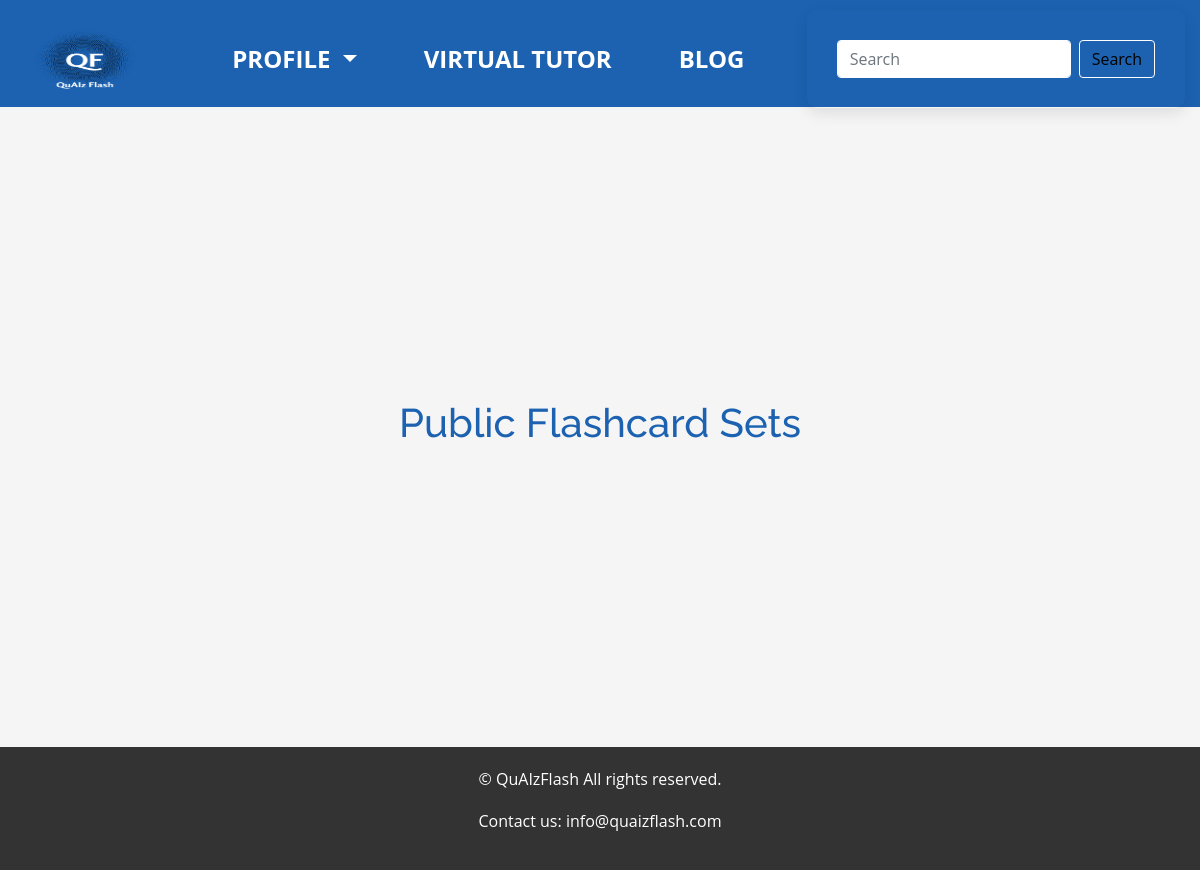
/public_sets (signed in), run on an earlier commit of the app's database.
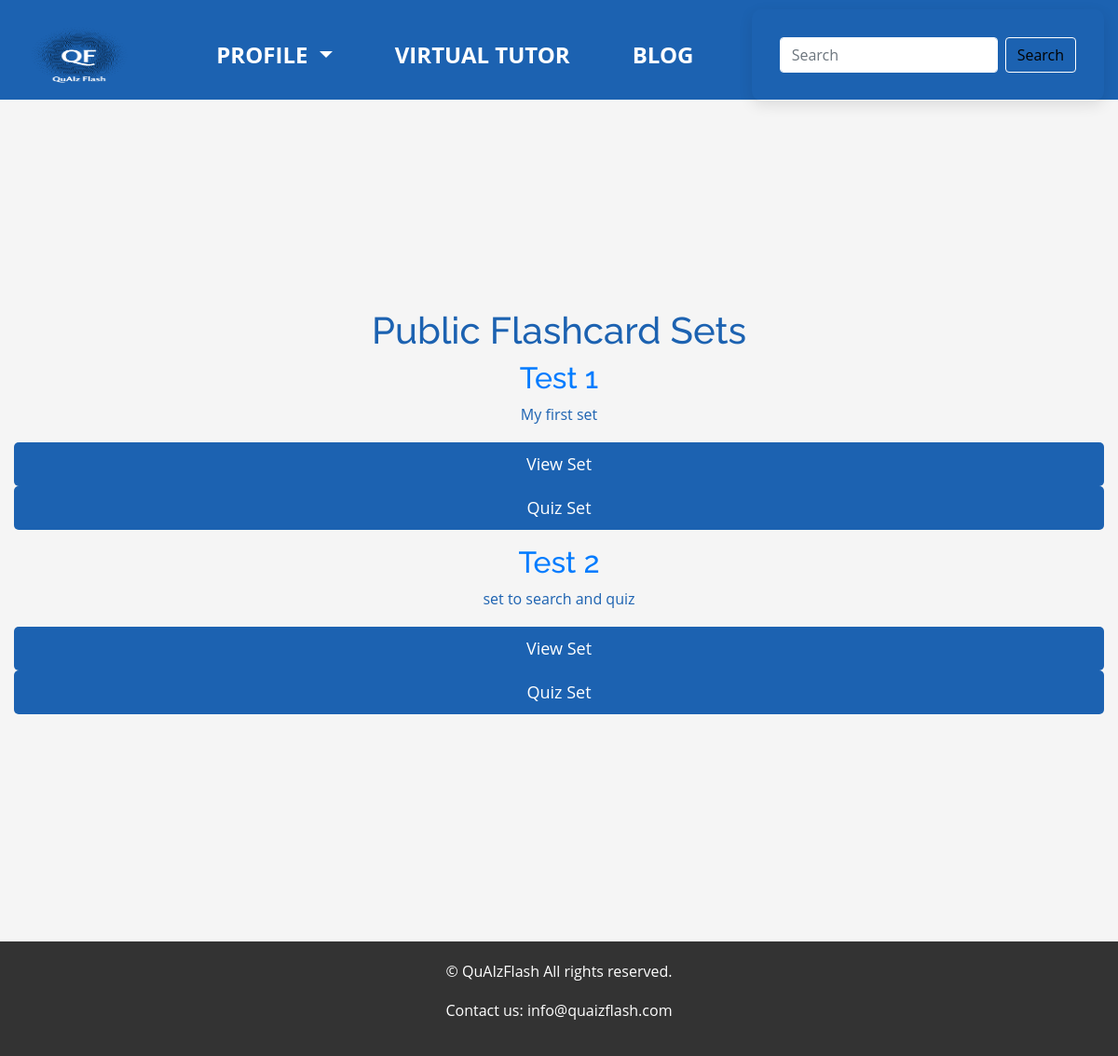
And on a later commit of the database.
### models.py (models this page shows, shortened)
class FlashcardSet(db.Model):
    id = db.Column(db.Integer, primary_key=True)
    title = db.Column(db.String(100), nullable=False)
    description = db.Column(db.String(200))
    user_id = db.Column(db.Integer, db.ForeignKey('user.id'), nullable=False)
    flashcards = db.relationship('Flashcard', backref='flashcard_set', lazy=True)  # Added relationship
    correct_count = db.Column(db.Integer, default=0)  # Add this line
    incorrect_count = db.Column(db.Integer, default=0)  # Add this line
    flashcards = db.relationship('Flashcard', backref='flashcard_set', lazy=True)
    public = db.Column(db.Boolean, default=True)

### app.py (the view)
@app.route('/public_sets', methods=['GET'])
def public_sets():
    page = request.args.get('page', 1, type=int)
    flashcard_sets = FlashcardSet.query.filter_by(public=True).paginate(page=page, per_page=10)
    return render_template('public_sets.html', title='Public Flashcard Sets', flashcard_sets=flashcard_sets, search_form=SearchSetsForm())

### forms.py
class SearchSetsForm(FlaskForm):
    search_query = StringField('Search Query', validators=[DataRequired()])
    submit = SubmitField('Search')

### app.py (called while the page is built)
@login_manager.user_loader
def load_user(user_id):
    return User.query.get(int(user_id))

### templates/public_sets.html (shortened to what this page needs)
{% extends "index.html" %}
{% block content %}
  <h1>{{ title }}</h1>
  <div class="scrollable-container">
    {% for flashcard_set in flashcard_sets.items %}
      <div class="flashcard-set">
        <h2><a href="{{ url_for('view_searched_set', set_id=flashcard_set.id) }}">{{ flashcard_set.title }}</a></h2>
        <p>{{ flashcard_set.description }}</p>
        <form method="GET" action="{{ url_for('view_searched_set', set_id=flashcard_set.id) }}" class="inline-form">
          <input type="submit" value="View Set" class="btn btn-sm btn-outline-primary">
        </form>
        <form method="GET" action="{{ url_for('quiz_searched_set', set_id=flashcard_set.id, quiz_mode='question') }}" class="inline-form">
          <input type="submit" value="Quiz Set" class="btn btn-sm btn-outline-primary">
        </form>
      </div>
    {% endfor %}
  </div>
{% endblock %}

What changed in the data, as far as the page shows it:
added FlashcardSet: title "Test 1", description "My first set"
added FlashcardSet: title "Test 2", description "set to search and quiz"
